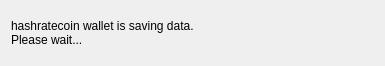
<?xml version="1.0" encoding="UTF-8"?>
<ui version="4.0">
 <class>ExitWidget</class>
 <widget class="QWidget" name="ExitWidget">
  <property name="geometry">
   <rect>
    <x>0</x>
    <y>0</y>
    <width>385</width>
    <height>66</height>
   </rect>
  </property>
  <property name="windowTitle">
   <string>Saving data</string>
  </property>
  <layout class="QVBoxLayout" name="verticalLayout">
   <item>
    <widget class="QLabel" name="label">
     <property name="text">
      <string>hashratecoin wallet is saving data.
Please wait...</string>
     </property>
    </widget>
   </item>
  </layout>
 </widget>
 <resources/>
 <connections/>
</ui>
